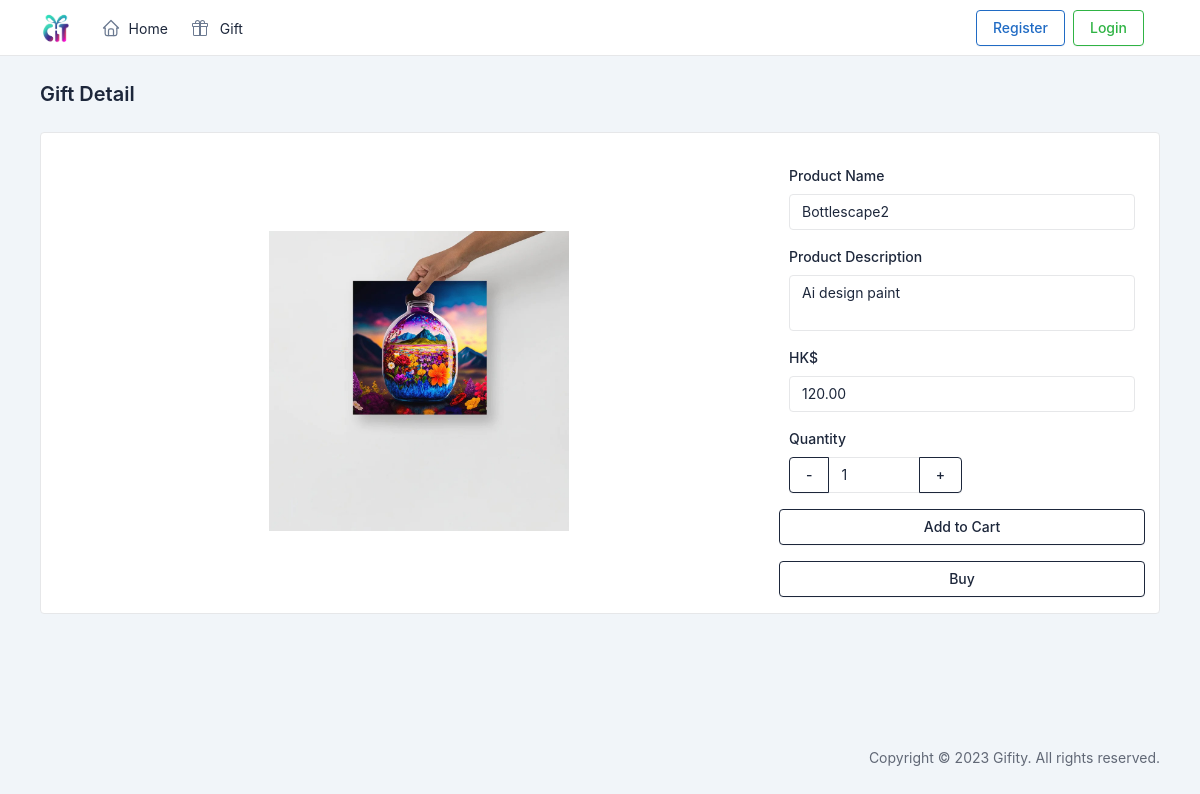
Screenshot of /product-detail.php?id=3 with the database file from the repository.
### tables this page shows
CREATE TABLE `products` (
  `id` int(11) NOT NULL,
  `seller_id` int(11) NOT NULL,
  `name` varchar(255) NOT NULL,
  `description` text DEFAULT NULL,
  `price` decimal(10,2) NOT NULL,
  `quantity` int(11) NOT NULL DEFAULT 0,
  `image_url` varchar(255) DEFAULT NULL,
  `status` enum('show', 'hide', 'deleted') NOT NULL DEFAULT 'show'
);

### classes/product.class.php (called while the page is built, shortened)
<?php
class Product
{
    private $conn;
    private $table = "products";
    public function __construct($conn)
    {
        $this->conn = $conn;
    }
    public function select_one($id)
    {
        return $this->query("SELECT * FROM {$this->table} WHERE id = ? AND status != 'deleted'", "i", [$id]);
    }
    private function query($query, $bind_types = "", $params = [], $return_affected_rows = false)
    {
        $stmt = $this->conn->prepare($query);
        if (!empty($bind_types) && !empty($params)) {
            $stmt->bind_param($bind_types, ...$params);
        }
        $stmt->execute();
        return $stmt->get_result();
    }
}
?>

### public/product-detail.php (the view, shortened to what this page needs)
<?php
$styles = <<<HTML
<link href="../assets/css/product-detail.css" rel="stylesheet">
HTML;
include_once('../includes/header.inc.php');
include_once('../classes/product.class.php');
if (isset($_GET['id'])) {
    $id = $_GET['id'];
    $product = new Product($conn);
    $product_result = $product->select_one($id);
    if ($product_result->num_rows > 0) {
        $product_data = $product_result->fetch_assoc();
    } else {
        echo '<script>window.location.replace("product.php");</script>';
        exit();
    }
} else {
    echo '<script>window.location.replace("product.php");</script>';
    exit();
}
include_once('../includes/navbar.inc.php');
include_once('../includes/page-wrapper-start.inc.php');
function renderActionButton($product_data)
{
    if (isset($_SESSION['role']) && $_SESSION['role'] === 'seller') {
        return <<<HTML
        <div class="row mt-3">
            <a href="./edit-product.php?id={$_GET['id']}" class="btn btn-outline-dark">
                Edit
            </a>
            <a class="btn btn-danger  mt-3" href="./delete-product.php?id={$_GET['id']}">Delete</a>
        </div>
    HTML;
    } else {
        if ($product_data['quantity'] != 0) {
            return <<<HTML
                <div class="row mt-3">
                    <button type="submit" class="btn btn-outline-dark">
                        Add to Cart
                    </button>
                </div>
                <div class="row mt-3">
                <button id="btn-buy" class="btn btn-outline-dark">
    Buy
</button>
                </div>
HTML;
        }
    }
}
?>
<div class="page-body">
    <div class="container-xl">
        <div class="card">
            <div class="card-body">
                <div class="row row-cards">
                    <div class="col-md-8 col-sm-12 flex justify-center items-center">
                        <img src="<?= $product_data['image_url']; ?>" class="w-[300px] h-auto" />
                    </div>
                    <div class="col-md-4 col-sm-12">
                        <form method="post" id="add-to-cart-form">
                            <div class="mb-3">
                                <label class="form-label">Product Name</label>
                                <input type="text" class="form-control data-holder" value="<?= htmlspecialchars($product_data['name']); ?>" readonly>
                            </div>
                            <div class="mb-3">
                                <label class="form-label">Product Description</label>
                                <textarea class="form-control data-holder" data-bs-toggle="autosize" name="product-description"
                                    placeholder="Product Description" readonly><?= $product_data['description']; ?></textarea>
                            </div>
                            <div class="mb-3">
                                <label class="form-label">HK$</label>
                                <input type="text" class="form-control data-holder" value="<?= htmlspecialchars($product_data['price']); ?>" readonly>
                            </div>
                            <?php if (!(isset($_SESSION['role']) && $_SESSION['role'] === 'seller')): ?>
                                <div class="mt-3">
                                    <label class="form-label">Quantity</label>
                                    <div class="input-group w-50">
                                        <button class="btn btn-outline-dark" id="btn-minus-quantity"
                                            <?= $product_data['quantity'] == 0 ? "disabled" : ""; ?>>
                                            -
                                        </button>
                                        <input type="number" class="form-control" name="order-quantity"
                                            value="<?= $product_data['quantity'] == 0 ? $product_data['quantity'] : 1 ?>"
                                            min="1" max="<?= htmlspecialchars($product_data['quantity']); ?>" step="1"
                                            <?= $product_data['quantity'] == 0 ? "disabled" : ""; ?> pattern="[0-9]*">
                                        <button class="btn btn-outline-dark" id="btn-add-quantity"
                                            <?= $product_data['quantity'] == 0 ? "disabled" : ""; ?>>
                                            +
                                        </button>
                                    </div>
                                </div>
                            <?php endif; ?>
                            <?= renderActionButton($product_data); ?>
                        </form>
                    </div>
                </div>
            </div>
        </div>
    </div>
    <?php
    include_once('../includes/page-wrapper-end.inc.php');
    include_once('../includes/footer.inc.php');
    ?>

### assets/css/global.css (style rules this page uses)
.data-holder { border: #e6e7e9 1px solid !important; cursor: default; }

### assets/css/product-detail.css (style rules this page uses)
.data-holder { border: #e6e7e9 1px solid !important; cursor: default; }

### rows the page displays
products: name "Bottlescape2", product-description "Ai design paint", price "120.00", order-quantity "1"

### other values shown
$page_title "Gift Detail"
